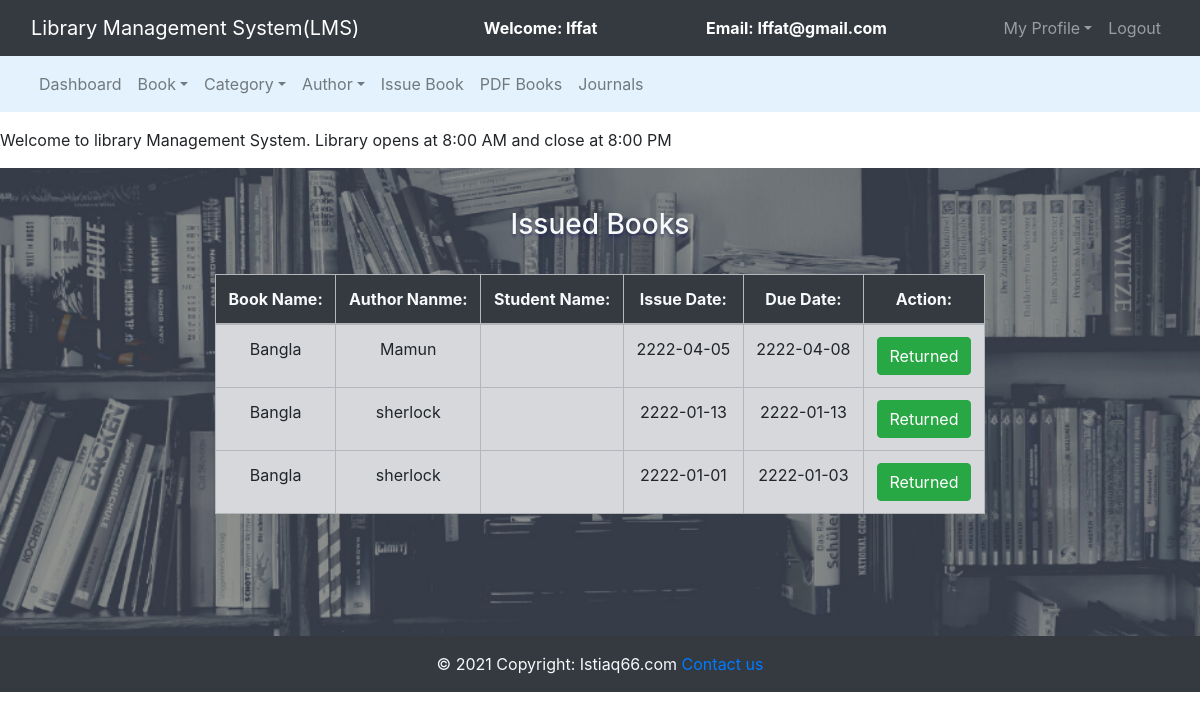
/view_issued_book.php (signed in), run on the app's committed database.
### tables this page shows
CREATE TABLE `issued_books` (
  `s_no` int(11) NOT NULL,
  `book_no` int(11) NOT NULL,
  `book_name` varchar(255) NOT NULL,
  `book_author` varchar(255) NOT NULL,
  `student_id` int(11) NOT NULL,
  `issue_date` varchar(10) NOT NULL,
  `due_date` varchar(10) NOT NULL
);

### view_issued_book.php (the view, shortened to what this page needs)
<?php
include 'Connection.php';
if (isset($_GET['page'])) {
    $page = $_GET['page'];
} else {
    $page = 1;
}
$num_per_page = 05;
$start_from = ($page - 1) * 05;
$query = "select issued_books.s_no,issued_books.book_name,issued_books.book_author,issued_books.book_no,issued_books.issue_date,issued_books.due_date,
         users.name from issued_books left join users on issued_books.student_id = users.id order by s_no desc limit $start_from,$num_per_page";
?>
<!DOCTYPE html>
<html>
<head>
    <link rel="stylesheet" type="text/css" href="bootstrap-4.4.1/css/bootstrap.min.css">
    <link rel="stylesheet" href="../tyle.css">
</head>
<body>
    <nav class="navbar navbar-expand-lg navbar-dark bg-dark">
        <div class="container-fluid">
            <div class="navbar-header">
                <a class="navbar-brand" href="index.php">Library Management System(LMS)</a>
            </div>
            <font style="color: white"><span><strong>Welcome: <?php echo $_SESSION['name']; ?></strong></span></font>
            <font style="color: white"><span><strong>Email: <?php echo $_SESSION['email']; ?></strong></span></font>
            <ul class="nav navbar-nav navbar-right">
                <li class="nav-item dropdown">
                    <a class="nav-link dropdown-toggle" data-toggle="dropdown">My Profile</a>
                </li>
                <li class="nav-item"><a class="nav-link" href="../logout.php">Logout</a></li>
            </ul>
        </div>
    </nav>
    <nav class="navbar navbar-expand-lg navbar-light" style="background-color: #e3f2fd">
        <div class="container-fluid">
            <ul class="nav navbar-nav navbar-center">
                <li class="nav-item">
                    <a href="admin.php" class="nav-link">Dashboard</a>
                </li>
                <li class="nav-item dropdown">
                    <a class="nav-link dropdown-toggle" data-toggle="dropdown">Book</a>
                </li>
                <li class="nav-item dropdown">
                    <a class="nav-link dropdown-toggle" data-toggle="dropdown">Category</a>
                </li>
                <li class="nav-item dropdown">
                    <a class="nav-link dropdown-toggle" data-toggle="dropdown">Author</a>
                </li>
                <li class="nav-item">
                    <a href="issue_book.php" class="nav-link">Issue Book</a>
                </li>
                <li class="nav-item">
                    <a href="pdf_up.php" class="nav-link">PDF Books</a>
                </li>
                <li class="nav-item">
                    <a href="journal_up.php" class="nav-link">Journals</a>
                </li>
            </ul>
        </div>
    </nav>
    <div class="py-3">
        <marquee>Welcome to library Management System. Library opens at 8:00 AM and close at 8:00 PM</marquee>
    </div>
    <div class="container-fluid manage_books">
        <div class="container">
            <h3 class="text-center text-light pb-4">Issued Books</h3>
            <table class="table table-bordered table-hover table-secondary">
                <thead class="bg-dark text-light">
                    <tr class="text-center">
                        <th>Book Name:</th>
                        <th>Author Nanme:</th>
                        <th>Student Name:</th>
                        <th>Issue Date:</th>
                        <th>Due Date:</th>
                        <th>Action:</th>
                    </tr>
                </thead>
                <?php
                $query_run = mysqli_query($con, $query);
                while ($row = mysqli_fetch_assoc($query_run)) {
                    $name = $row['book_name'];
                    $author = $row['book_author'];
                    $student_name = $row['name'];
                    $issue = $row['issue_date'];
                    $due_date = $row['due_date'];
                ?>
                    <tr class="text-center">
                        <td><?php echo $name; ?></td>
                        <td><?php echo $author; ?></td>
                        <td><?php echo $student_name; ?></td>
                        <td><?php echo $issue; ?></td>
                        <td><?php echo $due_date; ?></td>
                        <td><a onclick="if (confirm('Delete selected item?')){return true;}else{event.stopPropagation(); event.preventDefault();};" class="btn btn-success" href="issue_delete.php? bn=<?php echo $row['s_no'] ?>">Returned</a></td>
                    </tr>
                <?php
                }
                ?>
            </table>
        </div>
    </div>
    <footer class="bg-light text-center text-lg-start">
        <div class="text-center p-3 text-light bg-dark">
            © 2021 Copyright:
            <a class="text-light" href="https://www.istiaq66.codes">Istiaq66.com</a>
            <a href="../contact.php">Contact us</a>
        </div>
    </footer>
</body>
</html>

### tyle.css (style rules this page uses)
* { margin: 0; padding: 0; }
body { box-sizing: border-box; }
.manage_books { background-image: url('bg2.png'); background-size: cover; background-repeat: no-repeat; background-position: center; padding: 40px 200px 106px 200px; }
h3 { text-shadow: rgba(25, 30, 95, 0.5) 0px 3px 3px; }

### data on the page
issued_books: book_name "Bangla", book_author "Mamun", issue_date "2222-04-05", due_date "2222-04-08"
issued_books: book_name "Bangla", book_author "sherlock", issue_date "2222-01-13", due_date "2222-01-13"
issued_books: book_name "Bangla", book_author "sherlock", issue_date "2222-01-01", due_date "2222-01-03"

### other printed values
$_SESSION['name'] "Iffat"
$_SESSION['email'] "Iffat@gmail.com"
